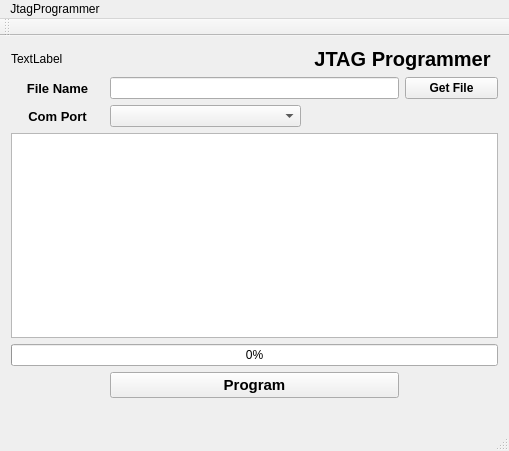
<?xml version="1.0" encoding="UTF-8"?>
<ui version="4.0">
 <class>MainWindow</class>
 <widget class="QMainWindow" name="MainWindow">
  <property name="geometry">
   <rect>
    <x>0</x>
    <y>0</y>
    <width>509</width>
    <height>451</height>
   </rect>
  </property>
  <property name="acceptDrops">
   <bool>true</bool>
  </property>
  <property name="windowTitle">
   <string>MainWindow</string>
  </property>
  <widget class="QWidget" name="centralWidget">
   <property name="minimumSize">
    <size>
     <width>509</width>
     <height>376</height>
    </size>
   </property>
   <property name="layoutDirection">
    <enum>Qt::LeftToRight</enum>
   </property>
   <layout class="QGridLayout" name="gridLayout">
    <item row="1" column="0" colspan="3">
     <widget class="QLabel" name="label_3">
      <property name="text">
       <string>TextLabel</string>
      </property>
     </widget>
    </item>
    <item row="8" column="0" colspan="5">
     <widget class="QLabel" name="label_5">
      <property name="text">
       <string/>
      </property>
      <property name="alignment">
       <set>Qt::AlignCenter</set>
      </property>
     </widget>
    </item>
    <item row="4" column="0">
     <widget class="QLabel" name="label_2">
      <property name="font">
       <font>
        <pointsize>10</pointsize>
        <weight>75</weight>
        <bold>true</bold>
       </font>
      </property>
      <property name="text">
       <string>Com Port</string>
      </property>
      <property name="alignment">
       <set>Qt::AlignCenter</set>
      </property>
     </widget>
    </item>
    <item row="4" column="1" colspan="2">
     <widget class="QComboBox" name="ComPortDrop"/>
    </item>
    <item row="3" column="4">
     <widget class="QPushButton" name="GetFileButton">
      <property name="font">
       <font>
        <weight>75</weight>
        <bold>true</bold>
       </font>
      </property>
      <property name="text">
       <string>Get File</string>
      </property>
     </widget>
    </item>
    <item row="3" column="0">
     <widget class="QLabel" name="label">
      <property name="font">
       <font>
        <pointsize>10</pointsize>
        <weight>75</weight>
        <bold>true</bold>
       </font>
      </property>
      <property name="text">
       <string>File Name</string>
      </property>
      <property name="alignment">
       <set>Qt::AlignCenter</set>
      </property>
     </widget>
    </item>
    <item row="3" column="1" colspan="3">
     <widget class="QLineEdit" name="FileNameText"/>
    </item>
    <item row="5" column="0" colspan="5">
     <widget class="QTextEdit" name="textEdit"/>
    </item>
    <item row="6" column="0" colspan="5">
     <widget class="QProgressBar" name="progressBar">
      <property name="value">
       <number>0</number>
      </property>
     </widget>
    </item>
    <item row="7" column="1" colspan="3">
     <widget class="QPushButton" name="ProgramButton">
      <property name="font">
       <font>
        <family>Nirmala UI</family>
        <pointsize>11</pointsize>
        <weight>75</weight>
        <bold>true</bold>
       </font>
      </property>
      <property name="autoFillBackground">
       <bool>true</bool>
      </property>
      <property name="text">
       <string>Program</string>
      </property>
     </widget>
    </item>
    <item row="1" column="3" colspan="2">
     <widget class="QLabel" name="label_4">
      <property name="font">
       <font>
        <family>MS Shell Dlg 2</family>
        <pointsize>15</pointsize>
        <weight>75</weight>
        <italic>false</italic>
        <bold>true</bold>
       </font>
      </property>
      <property name="layoutDirection">
       <enum>Qt::LeftToRight</enum>
      </property>
      <property name="text">
       <string>JTAG Programmer</string>
      </property>
      <property name="alignment">
       <set>Qt::AlignCenter</set>
      </property>
     </widget>
    </item>
   </layout>
  </widget>
  <widget class="QMenuBar" name="menuBar">
   <property name="geometry">
    <rect>
     <x>0</x>
     <y>0</y>
     <width>509</width>
     <height>21</height>
    </rect>
   </property>
   <widget class="QMenu" name="menuJtagProgrammer">
    <property name="title">
     <string>JtagProgrammer</string>
    </property>
   </widget>
   <addaction name="menuJtagProgrammer"/>
  </widget>
  <widget class="QToolBar" name="mainToolBar">
   <attribute name="toolBarArea">
    <enum>TopToolBarArea</enum>
   </attribute>
   <attribute name="toolBarBreak">
    <bool>false</bool>
   </attribute>
  </widget>
  <widget class="QStatusBar" name="statusBar"/>
 </widget>
 <layoutdefault spacing="6" margin="11"/>
 <resources/>
 <connections/>
</ui>
